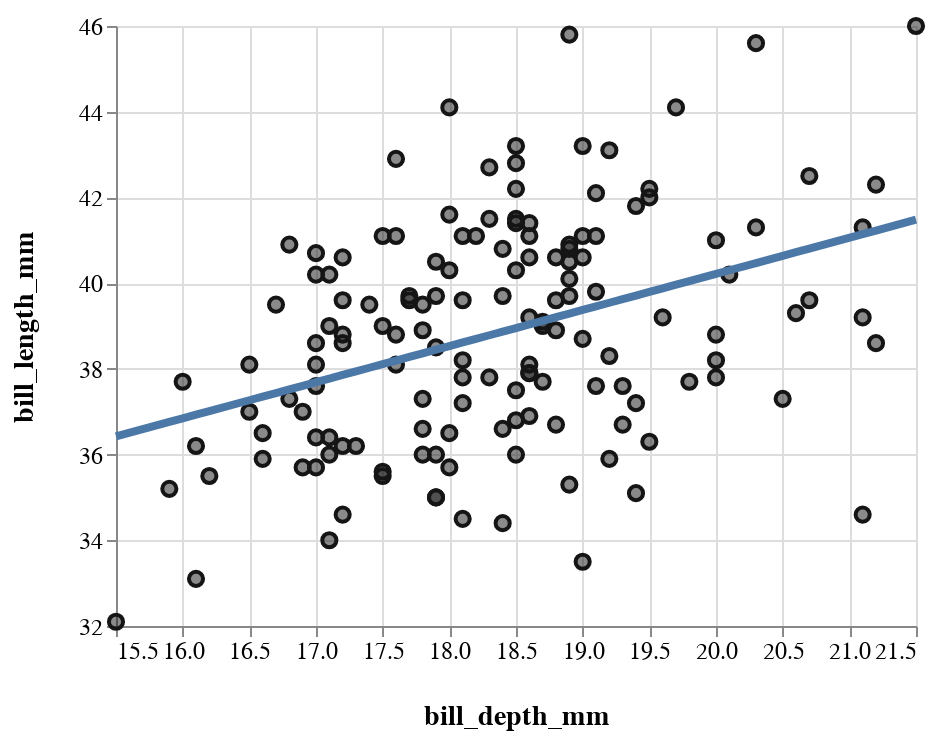

Notebook source saved alongside this figure:
### Code cell
axis_kws = {'labelFontSize': 12, 'titleFontSize': 14, 'titlePadding': 20}

base = alt.Chart(penguins_w_pred).encode(
    x=alt.X('bill_depth_mm', scale=alt.Scale(zero=False), axis=alt.Axis(**axis_kws))
)

points = base.mark_point(color='#151515', fill='#151515', fillOpacity=0.5, size=50).encode(
    y=alt.Y('bill_length_mm', scale=alt.Scale(zero=False), axis=alt.Axis(**axis_kws))
)
line = base.mark_line(strokeWidth=4).encode(
    y=alt.Y('predictions', axis=alt.Axis(title='bill_length_mm', **axis_kws))
)

points + line

### Figure 1 — Vega-Lite specification as saved in the notebook (floating-point values rounded to 4 significant figures; data arrays with more than 128 entries replaced by an {"elided": "..."} marker saying what was removed)
{"config": {"view": {"continuousWidth": 400, "continuousHeight": 300}}, "layer": [{"mark": {"type": "point", "color": "#151515", "fill": "#151515", "fillOpacity": 0.5, "size": 50}, "encoding": {"x": {"axis": {"labelFontSize": 12, "titleFontSize": 14, "titlePadding": 20}, "field": "bill_depth_mm", "scale": {"zero": false}, "type": "quantitative"}, "y": {"axis": {"labelFontSize": 12, "titleFontSize": 14, "titlePadding": 20}, "field": "bill_length_mm", "scale": {"zero": false}, "type": "quantitative"}}}, {"mark": {"type": "line", "strokeWidth": 4}, "encoding": {"x": {"axis": {"labelFontSize": 12, "titleFontSize": 14, "titlePadding": 20}, "field": "bill_depth_mm", "scale": {"zero": false}, "type": "quantitative"}, "y": {"axis": {"labelFontSize": 12, "title": "bill_length_mm", "titleFontSize": 14, "titlePadding": 20}, "field": "predictions", "type": "quantitative"}}}], "data": {"name": "data-d24813cbb6e3da7de5d96510f4deffd2"}, "$schema": "https://vega.github.io/schema/vega-lite/v4.17.0.json", "datasets": {"data-d24813cbb6e3da7de5d96510f4deffd2": {"elided": "146 records"}}}
